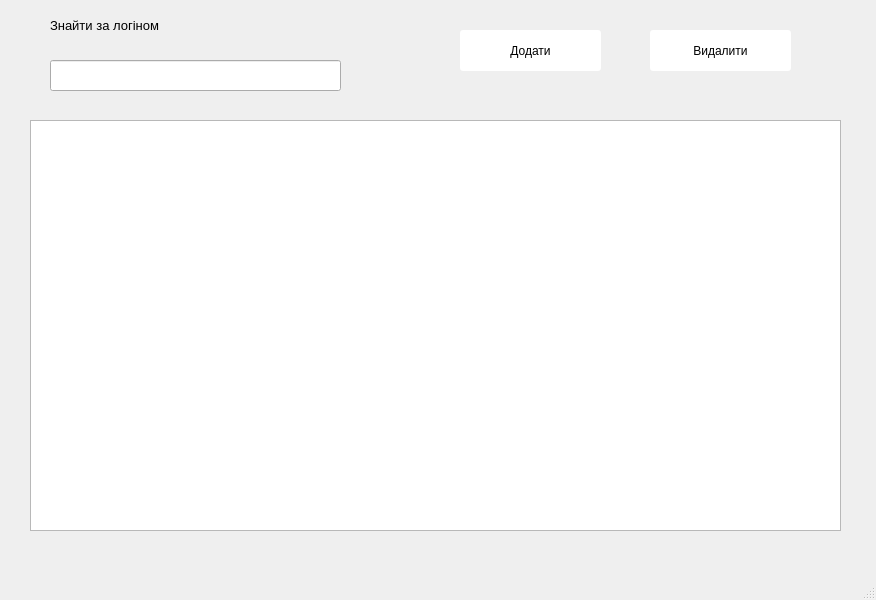
<?xml version="1.0" encoding="UTF-8"?>
<ui version="4.0">
 <class>MainWindow</class>
 <widget class="QMainWindow" name="MainWindow">
  <property name="geometry">
   <rect>
    <x>0</x>
    <y>0</y>
    <width>876</width>
    <height>600</height>
   </rect>
  </property>
  <property name="windowTitle">
   <string>Користувачі</string>
  </property>
  <widget class="QWidget" name="centralwidget">
   <widget class="QTableView" name="tableView">
    <property name="geometry">
     <rect>
      <x>30</x>
      <y>120</y>
      <width>811</width>
      <height>411</height>
     </rect>
    </property>
   </widget>
   <widget class="QPushButton" name="pushButton_2">
    <property name="geometry">
     <rect>
      <x>650</x>
      <y>30</y>
      <width>141</width>
      <height>41</height>
     </rect>
    </property>
    <property name="styleSheet">
     <string notr="true">background-color: rgb(255, 255, 255);
border-radius: 3px;</string>
    </property>
    <property name="text">
     <string>Видалити</string>
    </property>
   </widget>
   <widget class="QPushButton" name="pushButton_3">
    <property name="geometry">
     <rect>
      <x>460</x>
      <y>30</y>
      <width>141</width>
      <height>41</height>
     </rect>
    </property>
    <property name="styleSheet">
     <string notr="true">background-color: rgb(255, 255, 255);
border-radius: 3px;</string>
    </property>
    <property name="text">
     <string>Додати</string>
    </property>
   </widget>
   <widget class="QLabel" name="label">
    <property name="geometry">
     <rect>
      <x>50</x>
      <y>10</y>
      <width>261</width>
      <height>31</height>
     </rect>
    </property>
    <property name="font">
     <font>
      <pointsize>10</pointsize>
     </font>
    </property>
    <property name="text">
     <string>Знайти за логіном</string>
    </property>
   </widget>
   <widget class="QLineEdit" name="lineEdit">
    <property name="geometry">
     <rect>
      <x>50</x>
      <y>60</y>
      <width>291</width>
      <height>31</height>
     </rect>
    </property>
   </widget>
  </widget>
  <widget class="QMenuBar" name="menubar">
   <property name="geometry">
    <rect>
     <x>0</x>
     <y>0</y>
     <width>876</width>
     <height>26</height>
    </rect>
   </property>
  </widget>
  <widget class="QStatusBar" name="statusbar"/>
 </widget>
 <resources/>
 <connections/>
</ui>
